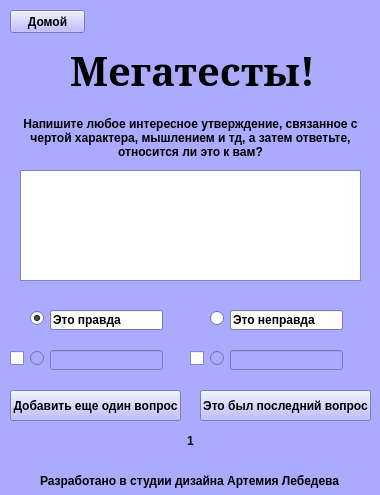
<?xml version="1.0" encoding="UTF-8"?>
<ui version="4.0">
 <class>Form</class>
 <widget class="QWidget" name="Form">
  <property name="geometry">
   <rect>
    <x>0</x>
    <y>0</y>
    <width>380</width>
    <height>495</height>
   </rect>
  </property>
  <property name="palette">
   <palette>
    <active>
     <colorrole role="WindowText">
      <brush brushstyle="SolidPattern">
       <color alpha="255">
        <red>0</red>
        <green>0</green>
        <blue>0</blue>
       </color>
      </brush>
     </colorrole>
     <colorrole role="Button">
      <brush brushstyle="SolidPattern">
       <color alpha="255">
        <red>170</red>
        <green>170</green>
        <blue>255</blue>
       </color>
      </brush>
     </colorrole>
     <colorrole role="Light">
      <brush brushstyle="SolidPattern">
       <color alpha="255">
        <red>255</red>
        <green>255</green>
        <blue>255</blue>
       </color>
      </brush>
     </colorrole>
     <colorrole role="Midlight">
      <brush brushstyle="SolidPattern">
       <color alpha="255">
        <red>212</red>
        <green>212</green>
        <blue>255</blue>
       </color>
      </brush>
     </colorrole>
     <colorrole role="Dark">
      <brush brushstyle="SolidPattern">
       <color alpha="255">
        <red>85</red>
        <green>85</green>
        <blue>127</blue>
       </color>
      </brush>
     </colorrole>
     <colorrole role="Mid">
      <brush brushstyle="SolidPattern">
       <color alpha="255">
        <red>113</red>
        <green>113</green>
        <blue>170</blue>
       </color>
      </brush>
     </colorrole>
     <colorrole role="Text">
      <brush brushstyle="SolidPattern">
       <color alpha="255">
        <red>0</red>
        <green>0</green>
        <blue>0</blue>
       </color>
      </brush>
     </colorrole>
     <colorrole role="BrightText">
      <brush brushstyle="SolidPattern">
       <color alpha="255">
        <red>255</red>
        <green>255</green>
        <blue>255</blue>
       </color>
      </brush>
     </colorrole>
     <colorrole role="ButtonText">
      <brush brushstyle="SolidPattern">
       <color alpha="255">
        <red>0</red>
        <green>0</green>
        <blue>0</blue>
       </color>
      </brush>
     </colorrole>
     <colorrole role="Base">
      <brush brushstyle="SolidPattern">
       <color alpha="255">
        <red>255</red>
        <green>255</green>
        <blue>255</blue>
       </color>
      </brush>
     </colorrole>
     <colorrole role="Window">
      <brush brushstyle="SolidPattern">
       <color alpha="255">
        <red>170</red>
        <green>170</green>
        <blue>255</blue>
       </color>
      </brush>
     </colorrole>
     <colorrole role="Shadow">
      <brush brushstyle="SolidPattern">
       <color alpha="255">
        <red>0</red>
        <green>0</green>
        <blue>0</blue>
       </color>
      </brush>
     </colorrole>
     <colorrole role="AlternateBase">
      <brush brushstyle="SolidPattern">
       <color alpha="255">
        <red>212</red>
        <green>212</green>
        <blue>255</blue>
       </color>
      </brush>
     </colorrole>
     <colorrole role="ToolTipBase">
      <brush brushstyle="SolidPattern">
       <color alpha="255">
        <red>255</red>
        <green>255</green>
        <blue>220</blue>
       </color>
      </brush>
     </colorrole>
     <colorrole role="ToolTipText">
      <brush brushstyle="SolidPattern">
       <color alpha="255">
        <red>0</red>
        <green>0</green>
        <blue>0</blue>
       </color>
      </brush>
     </colorrole>
     <colorrole role="PlaceholderText">
      <brush brushstyle="SolidPattern">
       <color alpha="128">
        <red>0</red>
        <green>0</green>
        <blue>0</blue>
       </color>
      </brush>
     </colorrole>
    </active>
    <inactive>
     <colorrole role="WindowText">
      <brush brushstyle="SolidPattern">
       <color alpha="255">
        <red>0</red>
        <green>0</green>
        <blue>0</blue>
       </color>
      </brush>
     </colorrole>
     <colorrole role="Button">
      <brush brushstyle="SolidPattern">
       <color alpha="255">
        <red>170</red>
        <green>170</green>
        <blue>255</blue>
       </color>
      </brush>
     </colorrole>
     <colorrole role="Light">
      <brush brushstyle="SolidPattern">
       <color alpha="255">
        <red>255</red>
        <green>255</green>
        <blue>255</blue>
       </color>
      </brush>
     </colorrole>
     <colorrole role="Midlight">
      <brush brushstyle="SolidPattern">
       <color alpha="255">
        <red>212</red>
        <green>212</green>
        <blue>255</blue>
       </color>
      </brush>
     </colorrole>
     <colorrole role="Dark">
      <brush brushstyle="SolidPattern">
       <color alpha="255">
        <red>85</red>
        <green>85</green>
        <blue>127</blue>
       </color>
      </brush>
     </colorrole>
     <colorrole role="Mid">
      <brush brushstyle="SolidPattern">
       <color alpha="255">
        <red>113</red>
        <green>113</green>
        <blue>170</blue>
       </color>
      </brush>
     </colorrole>
     <colorrole role="Text">
      <brush brushstyle="SolidPattern">
       <color alpha="255">
        <red>0</red>
        <green>0</green>
        <blue>0</blue>
       </color>
      </brush>
     </colorrole>
     <colorrole role="BrightText">
      <brush brushstyle="SolidPattern">
       <color alpha="255">
        <red>255</red>
        <green>255</green>
        <blue>255</blue>
       </color>
      </brush>
     </colorrole>
     <colorrole role="ButtonText">
      <brush brushstyle="SolidPattern">
       <color alpha="255">
        <red>0</red>
        <green>0</green>
        <blue>0</blue>
       </color>
      </brush>
     </colorrole>
     <colorrole role="Base">
      <brush brushstyle="SolidPattern">
       <color alpha="255">
        <red>255</red>
        <green>255</green>
        <blue>255</blue>
       </color>
      </brush>
     </colorrole>
     <colorrole role="Window">
      <brush brushstyle="SolidPattern">
       <color alpha="255">
        <red>170</red>
        <green>170</green>
        <blue>255</blue>
       </color>
      </brush>
     </colorrole>
     <colorrole role="Shadow">
      <brush brushstyle="SolidPattern">
       <color alpha="255">
        <red>0</red>
        <green>0</green>
        <blue>0</blue>
       </color>
      </brush>
     </colorrole>
     <colorrole role="AlternateBase">
      <brush brushstyle="SolidPattern">
       <color alpha="255">
        <red>212</red>
        <green>212</green>
        <blue>255</blue>
       </color>
      </brush>
     </colorrole>
     <colorrole role="ToolTipBase">
      <brush brushstyle="SolidPattern">
       <color alpha="255">
        <red>255</red>
        <green>255</green>
        <blue>220</blue>
       </color>
      </brush>
     </colorrole>
     <colorrole role="ToolTipText">
      <brush brushstyle="SolidPattern">
       <color alpha="255">
        <red>0</red>
        <green>0</green>
        <blue>0</blue>
       </color>
      </brush>
     </colorrole>
     <colorrole role="PlaceholderText">
      <brush brushstyle="SolidPattern">
       <color alpha="128">
        <red>0</red>
        <green>0</green>
        <blue>0</blue>
       </color>
      </brush>
     </colorrole>
    </inactive>
    <disabled>
     <colorrole role="WindowText">
      <brush brushstyle="SolidPattern">
       <color alpha="255">
        <red>85</red>
        <green>85</green>
        <blue>127</blue>
       </color>
      </brush>
     </colorrole>
     <colorrole role="Button">
      <brush brushstyle="SolidPattern">
       <color alpha="255">
        <red>170</red>
        <green>170</green>
        <blue>255</blue>
       </color>
      </brush>
     </colorrole>
     <colorrole role="Light">
      <brush brushstyle="SolidPattern">
       <color alpha="255">
        <red>255</red>
        <green>255</green>
        <blue>255</blue>
       </color>
      </brush>
     </colorrole>
     <colorrole role="Midlight">
      <brush brushstyle="SolidPattern">
       <color alpha="255">
        <red>212</red>
        <green>212</green>
        <blue>255</blue>
       </color>
      </brush>
     </colorrole>
     <colorrole role="Dark">
      <brush brushstyle="SolidPattern">
       <color alpha="255">
        <red>85</red>
        <green>85</green>
        <blue>127</blue>
       </color>
      </brush>
     </colorrole>
     <colorrole role="Mid">
      <brush brushstyle="SolidPattern">
       <color alpha="255">
        <red>113</red>
        <green>113</green>
        <blue>170</blue>
       </color>
      </brush>
     </colorrole>
     <colorrole role="Text">
      <brush brushstyle="SolidPattern">
       <color alpha="255">
        <red>85</red>
        <green>85</green>
        <blue>127</blue>
       </color>
      </brush>
     </colorrole>
     <colorrole role="BrightText">
      <brush brushstyle="SolidPattern">
       <color alpha="255">
        <red>255</red>
        <green>255</green>
        <blue>255</blue>
       </color>
      </brush>
     </colorrole>
     <colorrole role="ButtonText">
      <brush brushstyle="SolidPattern">
       <color alpha="255">
        <red>85</red>
        <green>85</green>
        <blue>127</blue>
       </color>
      </brush>
     </colorrole>
     <colorrole role="Base">
      <brush brushstyle="SolidPattern">
       <color alpha="255">
        <red>170</red>
        <green>170</green>
        <blue>255</blue>
       </color>
      </brush>
     </colorrole>
     <colorrole role="Window">
      <brush brushstyle="SolidPattern">
       <color alpha="255">
        <red>170</red>
        <green>170</green>
        <blue>255</blue>
       </color>
      </brush>
     </colorrole>
     <colorrole role="Shadow">
      <brush brushstyle="SolidPattern">
       <color alpha="255">
        <red>0</red>
        <green>0</green>
        <blue>0</blue>
       </color>
      </brush>
     </colorrole>
     <colorrole role="AlternateBase">
      <brush brushstyle="SolidPattern">
       <color alpha="255">
        <red>170</red>
        <green>170</green>
        <blue>255</blue>
       </color>
      </brush>
     </colorrole>
     <colorrole role="ToolTipBase">
      <brush brushstyle="SolidPattern">
       <color alpha="255">
        <red>255</red>
        <green>255</green>
        <blue>220</blue>
       </color>
      </brush>
     </colorrole>
     <colorrole role="ToolTipText">
      <brush brushstyle="SolidPattern">
       <color alpha="255">
        <red>0</red>
        <green>0</green>
        <blue>0</blue>
       </color>
      </brush>
     </colorrole>
     <colorrole role="PlaceholderText">
      <brush brushstyle="SolidPattern">
       <color alpha="128">
        <red>0</red>
        <green>0</green>
        <blue>0</blue>
       </color>
      </brush>
     </colorrole>
    </disabled>
   </palette>
  </property>
  <property name="font">
   <font>
    <weight>75</weight>
    <bold>true</bold>
   </font>
  </property>
  <property name="windowTitle">
   <string>Мегатесты!</string>
  </property>
  <widget class="QLabel" name="label">
   <property name="geometry">
    <rect>
     <x>70</x>
     <y>10</y>
     <width>271</width>
     <height>121</height>
    </rect>
   </property>
   <property name="font">
    <font>
     <family>MS Serif</family>
     <pointsize>30</pointsize>
     <weight>75</weight>
     <italic>false</italic>
     <bold>true</bold>
     <underline>false</underline>
     <strikeout>false</strikeout>
    </font>
   </property>
   <property name="text">
    <string>Мегатесты!</string>
   </property>
  </widget>
  <widget class="QLabel" name="label_4">
   <property name="geometry">
    <rect>
     <x>40</x>
     <y>450</y>
     <width>301</width>
     <height>61</height>
    </rect>
   </property>
   <property name="text">
    <string>Разработано в студии дизайна Артемия Лебедева</string>
   </property>
  </widget>
  <widget class="QLabel" name="label_3">
   <property name="geometry">
    <rect>
     <x>140</x>
     <y>420</y>
     <width>101</width>
     <height>41</height>
    </rect>
   </property>
   <property name="text">
    <string>1</string>
   </property>
   <property name="alignment">
    <set>Qt::AlignCenter</set>
   </property>
  </widget>
  <widget class="QRadioButton" name="radioButton">
   <property name="geometry">
    <rect>
     <x>30</x>
     <y>310</y>
     <width>16</width>
     <height>17</height>
    </rect>
   </property>
   <property name="text">
    <string/>
   </property>
   <property name="checked">
    <bool>true</bool>
   </property>
  </widget>
  <widget class="QRadioButton" name="radioButton_2">
   <property name="geometry">
    <rect>
     <x>210</x>
     <y>310</y>
     <width>16</width>
     <height>17</height>
    </rect>
   </property>
   <property name="text">
    <string/>
   </property>
  </widget>
  <widget class="QTextEdit" name="textEdit">
   <property name="geometry">
    <rect>
     <x>20</x>
     <y>170</y>
     <width>341</width>
     <height>111</height>
    </rect>
   </property>
  </widget>
  <widget class="QLabel" name="label_2">
   <property name="geometry">
    <rect>
     <x>20</x>
     <y>112</y>
     <width>341</width>
     <height>51</height>
    </rect>
   </property>
   <property name="acceptDrops">
    <bool>false</bool>
   </property>
   <property name="text">
    <string>Напишите любое интересное утверждение, связанное с чертой характера, мышлением и тд, а затем ответьте, относится ли это к вам?</string>
   </property>
   <property name="alignment">
    <set>Qt::AlignCenter</set>
   </property>
   <property name="wordWrap">
    <bool>true</bool>
   </property>
  </widget>
  <widget class="QPushButton" name="pushButton">
   <property name="geometry">
    <rect>
     <x>10</x>
     <y>390</y>
     <width>171</width>
     <height>31</height>
    </rect>
   </property>
   <property name="text">
    <string>Добавить еще один вопрос</string>
   </property>
  </widget>
  <widget class="QPushButton" name="pushButton_2">
   <property name="geometry">
    <rect>
     <x>200</x>
     <y>390</y>
     <width>171</width>
     <height>31</height>
    </rect>
   </property>
   <property name="text">
    <string>Это был последний вопрос</string>
   </property>
  </widget>
  <widget class="QPushButton" name="pushButton_3">
   <property name="geometry">
    <rect>
     <x>10</x>
     <y>10</y>
     <width>75</width>
     <height>23</height>
    </rect>
   </property>
   <property name="text">
    <string>Домой</string>
   </property>
  </widget>
  <widget class="QLineEdit" name="lineEdit">
   <property name="geometry">
    <rect>
     <x>50</x>
     <y>310</y>
     <width>113</width>
     <height>20</height>
    </rect>
   </property>
   <property name="text">
    <string>Это правда</string>
   </property>
  </widget>
  <widget class="QLineEdit" name="lineEdit_2">
   <property name="geometry">
    <rect>
     <x>230</x>
     <y>310</y>
     <width>113</width>
     <height>20</height>
    </rect>
   </property>
   <property name="text">
    <string>Это неправда</string>
   </property>
  </widget>
  <widget class="QLineEdit" name="lineEdit_3">
   <property name="enabled">
    <bool>false</bool>
   </property>
   <property name="geometry">
    <rect>
     <x>230</x>
     <y>350</y>
     <width>113</width>
     <height>20</height>
    </rect>
   </property>
   <property name="text">
    <string/>
   </property>
  </widget>
  <widget class="QLineEdit" name="lineEdit_4">
   <property name="enabled">
    <bool>false</bool>
   </property>
   <property name="geometry">
    <rect>
     <x>50</x>
     <y>350</y>
     <width>113</width>
     <height>20</height>
    </rect>
   </property>
   <property name="text">
    <string/>
   </property>
  </widget>
  <widget class="QRadioButton" name="radioButton_3">
   <property name="enabled">
    <bool>false</bool>
   </property>
   <property name="geometry">
    <rect>
     <x>210</x>
     <y>350</y>
     <width>16</width>
     <height>17</height>
    </rect>
   </property>
   <property name="text">
    <string/>
   </property>
  </widget>
  <widget class="QRadioButton" name="radioButton_4">
   <property name="enabled">
    <bool>false</bool>
   </property>
   <property name="geometry">
    <rect>
     <x>30</x>
     <y>350</y>
     <width>16</width>
     <height>17</height>
    </rect>
   </property>
   <property name="text">
    <string/>
   </property>
   <property name="checked">
    <bool>false</bool>
   </property>
  </widget>
  <widget class="QCheckBox" name="checkBox">
   <property name="enabled">
    <bool>true</bool>
   </property>
   <property name="geometry">
    <rect>
     <x>10</x>
     <y>350</y>
     <width>16</width>
     <height>17</height>
    </rect>
   </property>
   <property name="text">
    <string/>
   </property>
  </widget>
  <widget class="QCheckBox" name="checkBox_2">
   <property name="enabled">
    <bool>true</bool>
   </property>
   <property name="geometry">
    <rect>
     <x>190</x>
     <y>350</y>
     <width>16</width>
     <height>17</height>
    </rect>
   </property>
   <property name="text">
    <string/>
   </property>
  </widget>
 </widget>
 <resources/>
 <connections/>
</ui>
